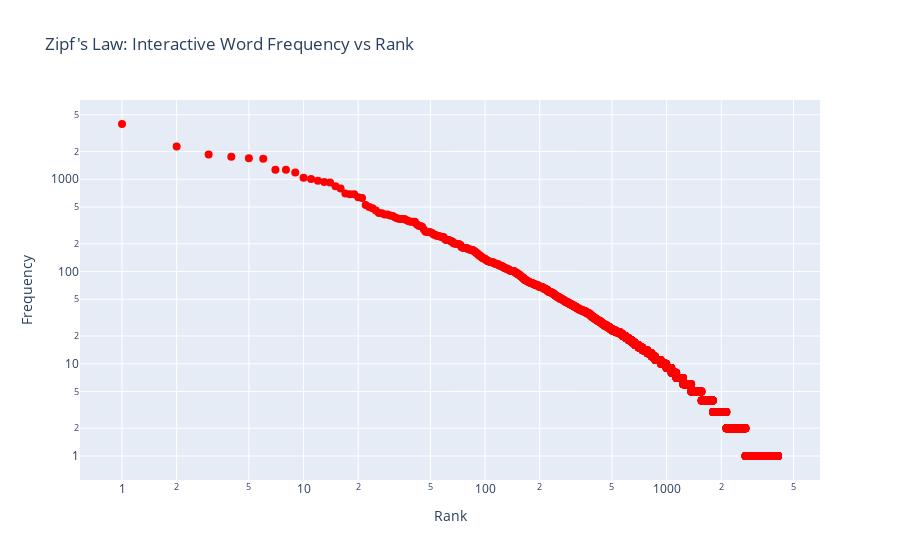

The notebook cell saved with this chart:
### Code cell
import plotly.graph_objects as go
import plotly.express as px

# Get word-frequency pairs sorted by frequency
word_freq_pairs = word_counts.most_common()
words, frequencies = zip(*word_freq_pairs)
ranks = list(range(1, len(words) + 1))

# Create interactive plot
fig = go.Figure()

fig.add_trace(go.Scatter(
    x=ranks,
    y=frequencies,
    mode='markers',
    marker=dict(size=8, color='red'),
    text=[f"Word: {word}<br>Rank: {rank}<br>Frequency: {freq}" 
           for word, rank, freq in zip(words, ranks, frequencies)],
    hovertemplate='%{text}<extra></extra>'
))

fig.update_layout(
    title="Zipf's Law: Interactive Word Frequency vs Rank",
    xaxis_title="Rank",
    yaxis_title="Frequency",
    xaxis_type="log",
    yaxis_type="log"
)

fig.show()

### Figure 1 — Plotly figure (JSON) as saved in the notebook; plotly's stock layout.template omitted (floating-point values rounded to 4 significant figures; data arrays with more than 128 entries replaced by an {"elided": "..."} marker saying what was removed)
{"data": [{"hovertemplate": "%{text}<extra></extra>", "marker": {"color": "red", "size": 8}, "mode": "markers", "text": {"elided": "4106 str values"}, "type": "scatter", "x": {"elided": "4106 int values"}, "y": {"elided": "4106 int values"}}], "layout": {"title": {"text": "Zipf's Law: Interactive Word Frequency vs Rank"}, "xaxis": {"title": {"text": "Rank"}, "type": "log"}, "yaxis": {"title": {"text": "Frequency"}, "type": "log"}}}
